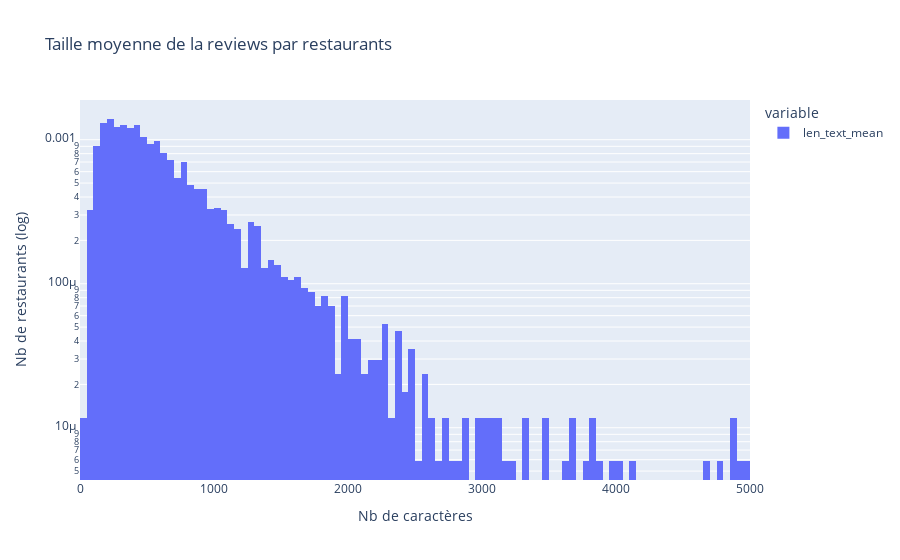

Notebook code cell kept with this figure:
### Code cell
fig = px.histogram(
    stat_reviews["len_text_mean"],
    title=f"Taille moyenne de la reviews par restaurants",
    log_y=True,
    histnorm="probability density",
)
fig.update_layout(
    xaxis_title_text="Nb de caractères",
    yaxis_title_text="Nb de restaurants (log)",
)
fig.show()

### Figure 1 — Plotly figure (JSON) as saved in the notebook; plotly's stock layout.template omitted (floating-point values rounded to 4 significant figures; data arrays with more than 128 entries replaced by an {"elided": "..."} marker saying what was removed)
{"data": [{"alignmentgroup": "True", "bingroup": "x", "histnorm": "probability density", "hovertemplate": "variable=len_text_mean<br>value=%{x}<br>probability density=%{y}<extra></extra>", "legendgroup": "len_text_mean", "marker": {"color": "#636efa", "pattern": {"shape": ""}}, "name": "len_text_mean", "offsetgroup": "len_text_mean", "orientation": "v", "showlegend": true, "type": "histogram", "x": {"elided": "3404 float values"}, "xaxis": "x", "yaxis": "y"}], "layout": {"autosize": true, "barmode": "relative", "legend": {"title": {"text": "variable"}, "tracegroupgap": 0}, "title": {"text": "Taille moyenne de la reviews par restaurants"}, "xaxis": {"anchor": "y", "autorange": true, "domain": [0, 1], "range": [0, 5000], "title": {"text": "Nb de caractères"}, "type": "linear"}, "yaxis": {"anchor": "x", "autorange": true, "domain": [0, 1], "range": [-5.363, -2.724], "title": {"text": "Nb de restaurants (log)"}, "type": "log"}}}
